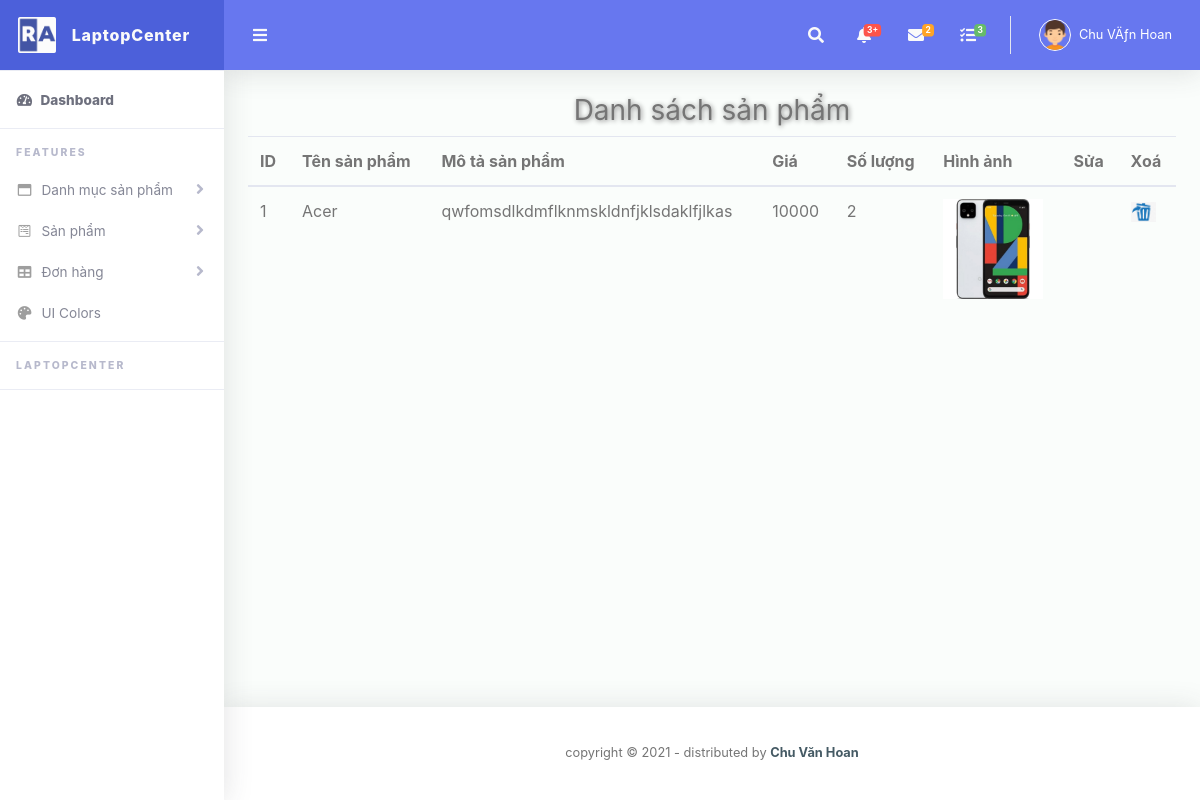
Page /admin/danhsachsanpham.php (signed in) on the committed database.
### tables this page shows
CREATE TABLE `tbl_sanpham` (
  `idsanpham` int(11) NOT NULL,
  `tensanpham` varchar(255) NOT NULL,
  `mota` text NOT NULL,
  `danhmuc` int(11) NOT NULL,
  `gia` int(11) NOT NULL,
  `hinhanh` varchar(255) NOT NULL,
  `soluong` int(11) NOT NULL
);

### lib/database.php (called while the page is built, shortened)
<?php
Class Database{
   public $host   = DB_HOST;
   public $user   = DB_USER;
   public $pass   = DB_PASS;
   public $dbname = DB_NAME;
   public $link;
private function connectDB(){
   $this->link = new mysqli($this->host, $this->user, $this->pass,
    $this->dbname);
 }
public function select($query){
  $result = $this->link->query($query) or
   die($this->link->error.__LINE__);
  if($result->num_rows > 0){
    return $result;
  } else {
    return false;
  }
 }
}

### classes/sanpham.php (called while the page is built, shortened)
<?php
$filepath = realpath(dirname(__FILE__));
include_once ($filepath.'/../lib/database.php');
?>
<?php
class sanpham
{
    private $db;
    public function __construct()
    {
        $this->db = new Database();
    }
    public function show_sanpham()
    {
        $query = "SELECT * FROM tbl_sanpham order by idsanpham DESC";
        $result = $this->db->select($query);
        return $result;
    }
}
?>

### admin/danhsachsanpham.php (the view, shortened to what this page needs)
<?php include 'include/sidebar.php' ?>
<?php include '../classes/sanpham.php'; ?>
<?php
$sanpham = new sanpham();
?>
<div class="content-wrapper">
    <div class="row">
        <div class="col-lg-12 col-md-12 col-sm-12 col-xs-12">
            <h3 align="center" style="text-shadow: 1px 1px 5px grey;">Danh sách sản phẩm</h3>
            <table class="table table-hover">
                <thead>
                <tr>
                    <th>ID</th>
                    <th>Tên sản phẩm</th>
                    <th>Mô tả sản phẩm</th>
                    <th>Giá</th>
                    <th>Số lượng</th>
                    <th>Hình ảnh</th>
                    <th>Sửa</th>
                    <th>Xoá</th>
                </tr>
                </thead>
                <tbody>
                <?php
                $show_sanpham= $sanpham->show_sanpham();
                if ($show_sanpham) {
                    while ($result=$show_sanpham->fetch_assoc()) {
                        ?>
                        <tr>
                            <td><?php echo $result['idsanpham']; ?></td>
                            <td><?php echo $result['tensanpham']; ?></td>
                            <td><?php echo $result['mota']; ?></td>
                            <td><?php echo $result['gia']; ?></td>
                            <td><?php echo $result['soluong']; ?></td>
                            <td><img width="100px" src="uploads/<?php echo $result['hinhanh']; ?>" alt=""></td>
                            <td align="left"><a href="suasanpham.php?idsanpham=<?php echo $result['idsanpham']; ?>"><img width="25" src="images/edit.png" alt=""></a></td>
                            <td align="left"><a onclick="return confirm('Bạn muốn xoá sản phẩm này?');" href="?xoasanpham=<?php echo $result['idsanpham']; ?>"><img width="25" src="images/delete.png" alt=""></a></td>
                        </tr>
                        <?php
                    }
                }
                ?>
                </tbody>
            </table>
        </div>
    </div>
</div>
<?php include 'include/footer.php'; ?>

### rows in the picture
tbl_sanpham: idsanpham "1", tensanpham "Acer", mota "qwfomsdlkdmflknmskldnfjklsdaklfjlkas", gia "10000", soluong "2", hinhanh (picture)

### other values in the picture
$_SESSION['name'] "Chu VÄƒn Hoan"
